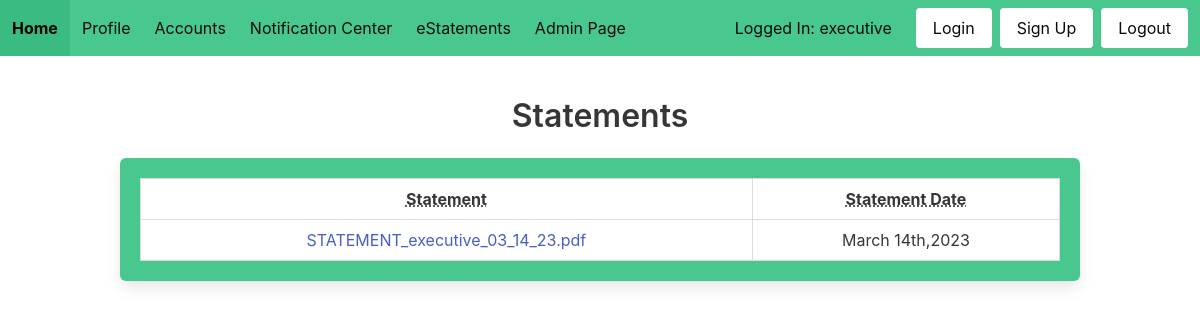
Screenshot of /view_eStatements/ (signed in) with the database file from the repository.
### website/models.py (models this page shows)
class User(UserMixin, db.Model):
    id = db.Column(db.Integer, primary_key=True)
    username = db.Column(db.String(100), unique=True)
    password = db.Column(db.String(100))
    name = db.Column(db.String(1000))

class Statements(db.Model):
    id = db.Column(db.Integer, primary_key=True)
    username = db.Column(db.String(100))
    date = db.Column(db.Date)
    name = db.Column(db.String(100))
    path = db.Column(db.String(1000))
    term = db.Column(db.Integer)

### website/main/routes.py (the view)
@main.route('/view_eStatements/', methods=['GET','POST'])
@login_required
def view_eStatements():
    statements = Statements.query.filter_by(username=current_user.username)
    filenames = {}
    dates = {}
    for statement in statements:
        filenames[statement.id] = Path(statement.path).parts[-1]
        dates[statement.id] = format_date_3(statement.date)
    return render_template('eStatements.html', statements=statements,
                           filenames=filenames, dates=dates)

### website/models.py (called while the page is built)
@login_manager.user_loader
def load_user(id):
    return User.query.get(int(id))

### website/utils/format.py (called while the page is built)
def format_date_3(dt):
    day_map = {0: '0th', 1: '1st', 2: '2nd', 3: '3rd', 4: '4th',
               5: '5th', 6: '6th', 7: '7th', 8: '8th', 9: '9th'}
    month_map = {1: 'January', 2: 'Feburary', 3: 'March', 4: 'April',
                 5: 'May', 6: 'June', 7: 'July', 8: 'August',
                 9: 'September', 10: 'October', 11: 'November',
                 12: 'December'}
    res = month_map[dt.month] + ' '
    if dt.day // 10:
        res += str(dt.day)[0]
    if dt.day // 10 == 1:
        res += str(dt.day)[-1] + 'th,' + str(dt.year)
    else:
        res += day_map[int(str(dt.day)[-1])] + ', ' + str(dt.year)
    return res

### website/templates/eStatements.html
{% extends "form_base.html" %}
{% block content %}
<h1 class="title">Statements</h1>
<div class="box has-background-success">
    <table class="table is-fullwidth is-striped is-hoverable is-bordered">
        <thead>
            <tr>
                <th><abbr title="Statement">Statement</abbr></th>
                <th><abbr title="Statement Date">Statement Date</abbr></th>
            </tr>
        </thead>
        <tbody>
            {% for statement in statements %}
                <tr>
                    <td><a href="{{ url_for('main.get_eStatement', id=statement.id) }}">{{ filenames[statement.id] }}</a></td>
                    <td>{{ dates[statement.id] }}</td>
                </tr>
            {% endfor %}
        </tbody>
    </table>
</div>
{% endblock %}

### website/templates/form_base.html (shortened to what this page needs)
<!DOCTYPE html>
<html>
<head>
    <link rel="stylesheet" href="https://cdnjs.cloudflare.com/ajax/libs/bulma/0.7.2/css/bulma.min.css" />
</head>
<body>
    <nav class="navbar is-success is-fixed-top">
        <div class="navbar-brand is-success">
            <a class="navbar-item has-text-black is-success" href="{{ url_for('main.home') }}">
                <strong>Home</strong>
            </a>
        </div>
        <div class="navbar-menu has-background-success" id="nav-links">
            <div class="navbar-start">
                <a href="{{ url_for('main.profile') }}" class="navbar-item has-text-black">Profile</a>
                <div class="navbar-item has-dropdown is-hoverable">
                    <a class="navbar-link has-text-black is-arrowless">Accounts</a>
                </div>
                <a href="{{ url_for('main.alerts') }}" class="navbar-item has-text-black">Notification Center</a>
                <a href="{{ url_for('main.view_eStatements') }}" class="navbar-item has-text-black">eStatements</a>
                {% if current_user.id == 1 %}
                    <a href="{{ url_for('admin.bank_settings') }}" class="navbar-item has-text-black">Admin Page</a>
                {% endif %}
            </div>
            <div class="navbar-end is-success">
                {% if current_user.is_authenticated %}
                    <p class="navbar-item has-text-black">Logged In: {{ current_user.username }}</p>
                {% endif %}
                <div class="navbar-item">
                    <div class="buttons">
                        <a href="{{ url_for('auth.login') }}" class="button is-white">Login</a>
                        <a href="{{ url_for('auth.signup') }}" class="button is-white">Sign Up</a>
                        <a href="{{ url_for('auth.logout') }}" class="button is-white">Logout</a>
                    </div>
                </div>
            </div>
        </div>
    </nav>
    <div class="hero-body has-text-black">
        <div class="container is-centered has-text-centered">
            {% block content %}
            {% endblock %}
        </div>
    </div>
</body>
</html>

### rows the page displays
User: username "executive"
Statements: filenames "STATEMENT_executive_03_14_23.pdf", id "March 14th,2023"
